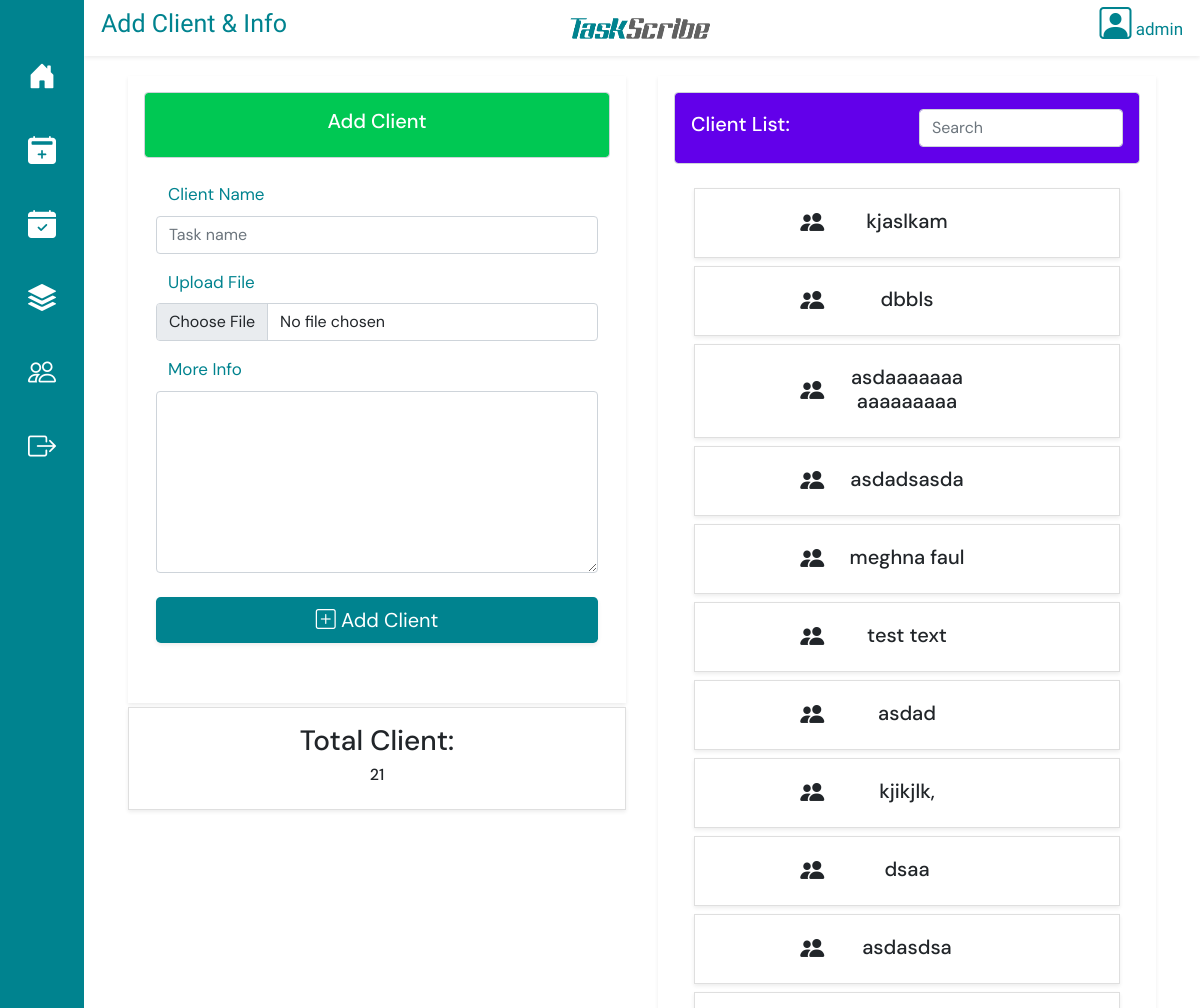
The page /add_client/ (signed in, upper part) on the database as committed earlier.
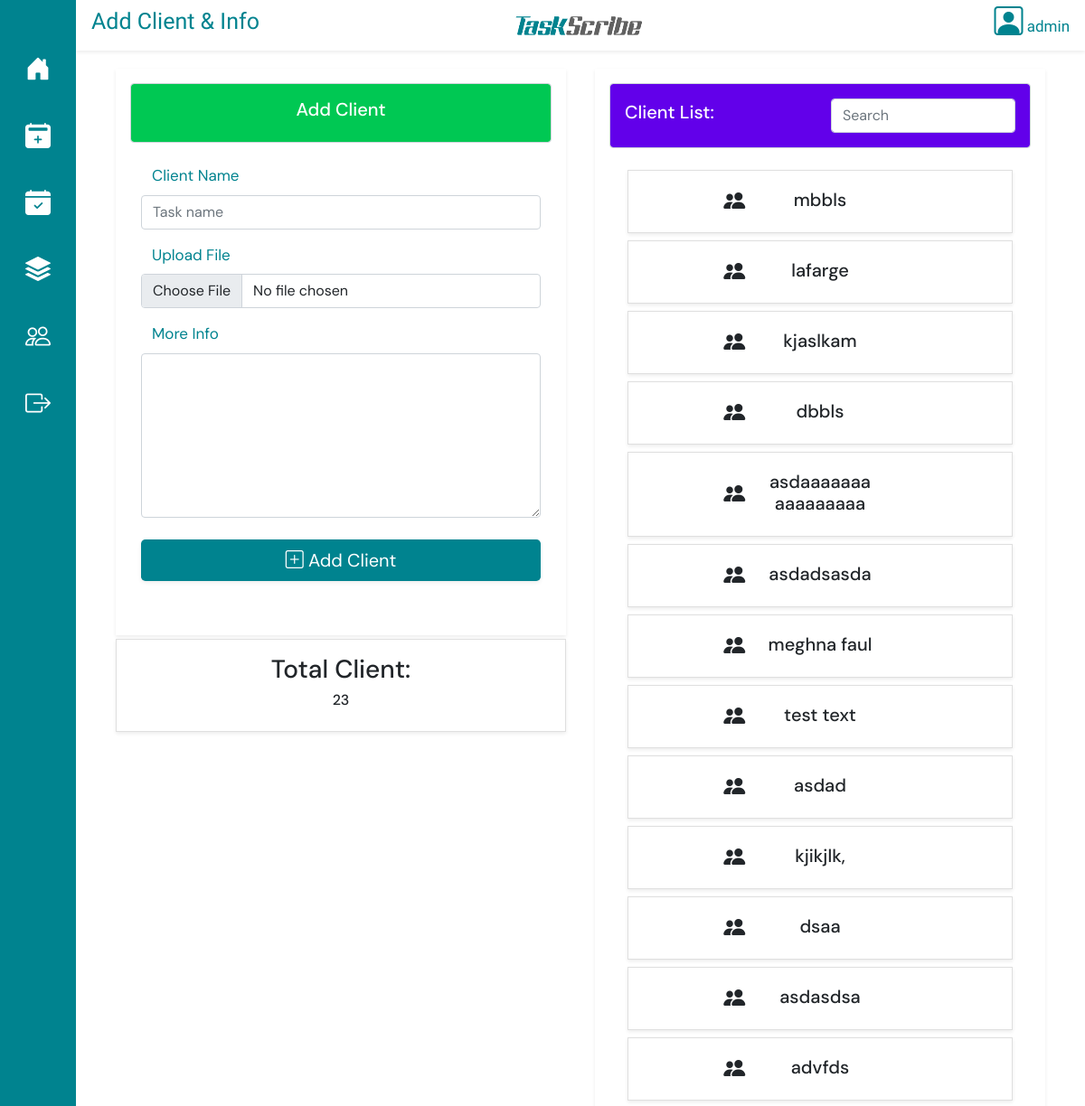
The same page on the database as committed later.
### taskapp/models.py (models this page shows, shortened)
class Client(models.Model):
    name = models.CharField(max_length=100)
    description = models.TextField(max_length=500, null=True)
    file = models.FileField(upload_to='documetns/')
    original_filename = models.CharField(max_length=255)
    uploaded_at = models.DateTimeField(auto_now_add=True)

### taskapp/views.py (the view, shortened to what this page needs)
# urls.py: path('add_client/', add_client, name="add_client"),
@login_required(login_url="/login/")
def add_client(request):
    daten = date.today()
    docs = Client.objects.all().order_by('-id')
    userall = User.objects.get(id=request.user.id)
    client_list = Client.objects.all()
    cnum = Client.objects.all().count()
    return render(request, "client_list.html", {"docs" : docs, "clnum" : cnum} )

### templates/client_list.html (shortened to what the changed rows need)
{% extends 'base.html' %}
{% load static %}
{% block titlecontent %}
<div class="row shadow-sm align-items-center" style=" margin-top: 0px; padding: 5px;  color: #00838f;">
    <div class="col">
        <h2 style="font-family: Palanquin Dark; text-align: left; font-size: 25px;">Add Client & Info</h2>
    </div>
    <div class="col align-items-center">
        <h2 style="font-family: Palanquin Dark; text-align: right; font-size: 17px;"><i class="bi bi-person-square fs-2"></i> {{ user.username }}</h2>
    </div>
</div>
{% endblock %}
{% block content %}
<div class="row p-2 m-2">
    <div class="col-md-6 ">
        <div class="card py-3 m-1 shadow-sm"
        style="border-radius: 0;">
        <div class="row  align-items-center">
          <div class="col" style="text-align: center;">
            <h3> Total Client:</h3>
            <h6>{{ clnum }}</h6>
          </div>
      </div>
      </div>
    </div>
    <div class="col-md-6" >
        <div class="row shadow-sm m-1">
            <div class="col-12 p-3">
                <div class="container-fluid " style="border-bottom: #00838f; border-radius: 0; height: 75vh; overflow-y: auto; padding-bottom: 5vh;">
                    <div class="row p-2 mt-2" id="cardList">
                        {% for clnt in docs %}
                      <div class="card mt-2 py-3 show-client shadow-sm" style=" border-radius: 0;" data-bs-toggle="modal" data-bs-target="#clientModal"
                      data-client-id="{{ clnt.id }}"
                      style="background-color: #FAFAFA; border-radius: 0; box-shadow: 0 1px 3px rgba(0,0,0,0.12), 0 1px 2px rgba(0,0,0,0.24);">
                        <div class="row align-items-center" style="text-align: center;">
                            <div class="col-4" style="text-align: right;">
                                <i class="bi bi-people-fill fs-4"></i>
                            </div>
                          <div class="col-4" style="text-align: center;">
                            <h6 class=" pt-1 " style="font-size: 20px;">
                              {{clnt.name}}
                            </h6>
                          </div>
                        </div>
                      </div>
                      {% endfor %}
                    </div>
                  </div>
            </div>
        </div>
    </div>
</div>
{% endblock %}

Rows that differ between the two databases and show on the page:
added Client: name "mbbls"
added Client: name "lafarge"
now on this page (row unchanged): Client: name "advfds"
Other text that changed with them:
{{ clnum }}: "21" → "23"
